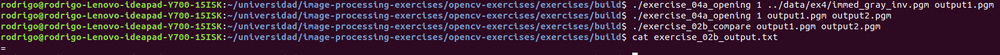
//> input picture opencv-exercises/exercises/exercise_05a_idempotence_openings.png, 1000 x 55 px, shrunk from 1667 x 92 before the run
$ ./exercise2b exercise_05a_idempotence_openings.png exercise_05b_idempotence_closings.png   (built with g++ and OpenCV 4)
//> lines starting //> are read from the running program, lines starting //| are printed output that depends on the picture
#include <stdio.h>
#include <opencv2/opencv.hpp>

using namespace cv;

int main(int argc, char** argv )
{
    if (argc != 3)
    {
        printf("usage: ./exercise2b <first_image_path> <second_image_path>\n");
        return -1;
    }

    Mat first_image;
    Mat second_image;

    first_image = imread(argv[1], cv::IMREAD_GRAYSCALE);
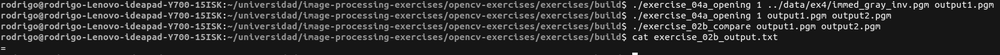
//> first_image: 55 rows x 1000 cols, CV_8UC1; min 0, max 255, mean 43.3
    second_image = imread(argv[2], cv::IMREAD_GRAYSCALE);
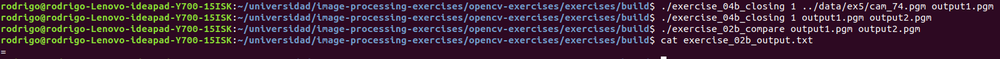
//> input picture opencv-exercises/exercises/exercise_05b_idempotence_closings.png, 1000 x 59 px, shrunk from 1595 x 94 before the run
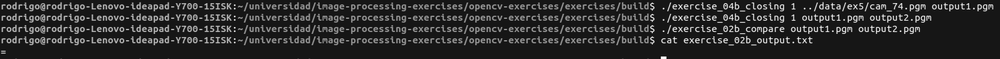
//> second_image: 59 rows x 1000 cols, CV_8UC1; min 1, max 255, mean 43.4

    if (!first_image.data || !second_image.data)
    {
        printf("No image data \n");
        return -1;
    }

    bool equal = true;

    if (first_image.size() != second_image.size())
    {
        printf("Images have different dimensions \n");
        equal = false;
    }

    if (equal)
    {
        for (int i = 0; i < first_image.rows; i++)
        {
            for (int j = 0; j < first_image.cols; j++)
            {
                if (first_image.at<uchar>(i,j) != second_image.at<uchar>(i,j))
                {
                    equal = false;
                }
            }
        }
    }

    equal ? printf("Images are equal!\n") : printf("Images are not equal!\n");

    return 0;
}
